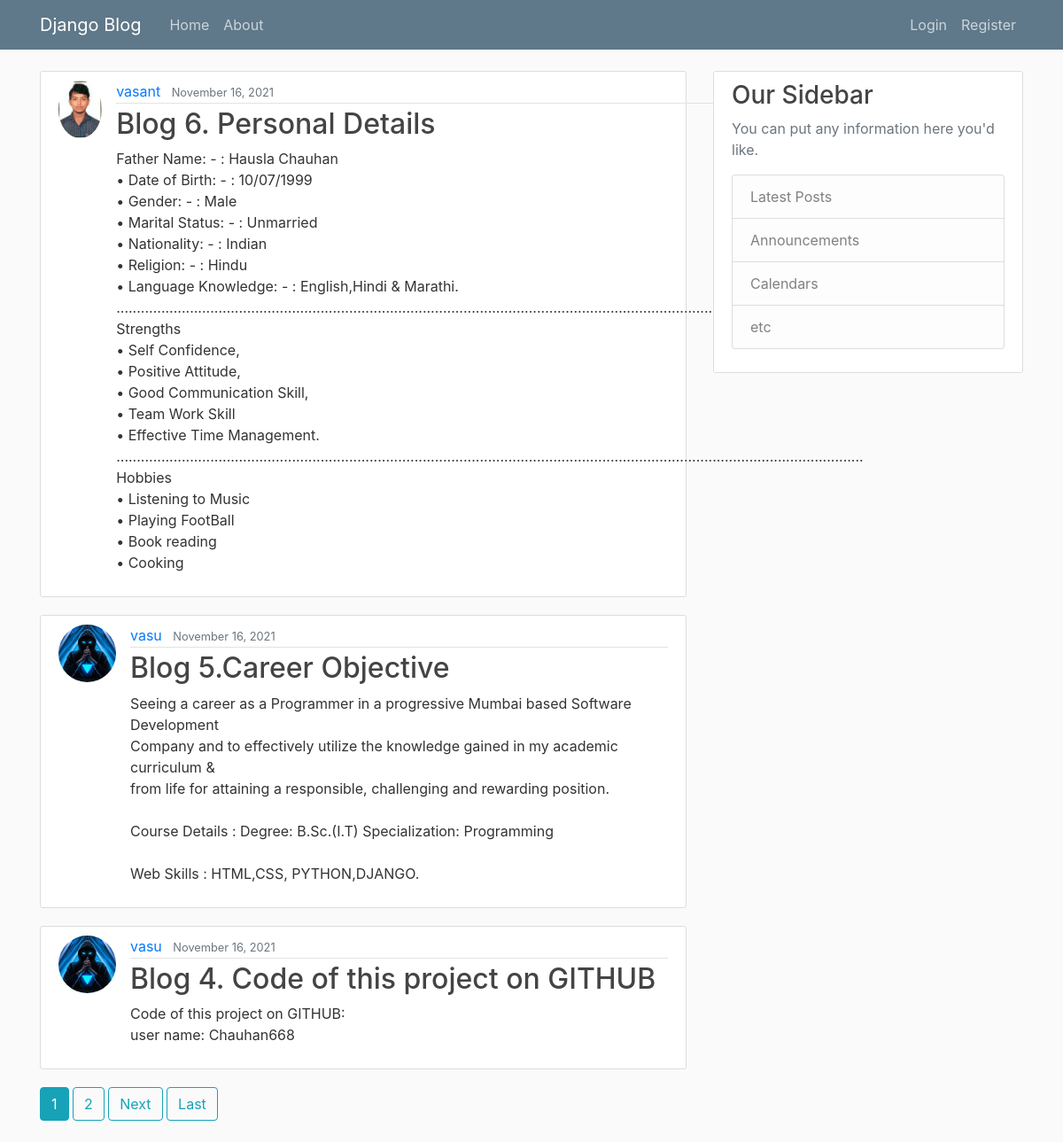
The page / on the database its author committed.
### blog/models.py (models this page shows, shortened)
class Post(models.Model):
    title = models.CharField(max_length=100)
    content = models.TextField()
    date_posted = models.DateTimeField(default=timezone.now)
    author = models.ForeignKey(User, on_delete=models.CASCADE)

### users/models.py (models this page shows, shortened)
class Profile(models.Model):
    user = models.OneToOneField(User, on_delete=models.CASCADE)
    image = models.ImageField(default='default.jpg', upload_to='profile_pics')

### blog/views.py (the view)
# urls.py: path('', PostListView.as_view(), name='blog-home'),
class PostListView(ListView):
    model = Post
    template_name = 'blog/home.html'  # <app>/<model>_<viewtype>.html
    context_object_name = 'posts'
    ordering = ['-date_posted']
    paginate_by = 3

### blog/templates/blog/home.html (shortened to what this page needs)
{% extends "blog/base.html" %}
{% block content %}
    {% for post in posts %}
        <article class="media content-section">
          <img class="rounded-circle article-img" src="{{ post.author.profile.image.url }}">
          <div class="media-body">
            <div class="article-metadata">
              <a class="mr-2" href="{% url 'user-posts' post.author.username %}">{{ post.author }}</a>
              <small class="text-muted">{{ post.date_posted|date:"F d, Y" }}</small>
            </div>
            <h2><a class="article-title" href="{% url 'post-detail' post.id %}">{{ post.title }}</a></h2>
            <p class="article-content">{{ post.content }}</p>
          </div>
        </article>
    {% endfor %}
    {% if is_paginated %}
      {% for num in page_obj.paginator.page_range %}
        {% if page_obj.number == num %}
          <a class="btn btn-info mb-4" href="?page={{ num }}">{{ num }}</a>
        {% elif num > page_obj.number|add:'-3' and num < page_obj.number|add:'3' %}
          <a class="btn btn-outline-info mb-4" href="?page={{ num }}">{{ num }}</a>
        {% endif %}
      {% endfor %}
      {% if page_obj.has_next %}
        <a class="btn btn-outline-info mb-4" href="?page={{ page_obj.next_page_number }}">Next</a>
        <a class="btn btn-outline-info mb-4" href="?page={{ page_obj.paginator.num_pages }}">Last</a>
      {% endif %}
    {% endif %}
{% endblock content %}

### blog/templates/blog/base.html (shortened to what this page needs)
{% load static %}
<!DOCTYPE html>
<html>
<head>
    <link rel="stylesheet" href="https://maxcdn.bootstrapcdn.com/bootstrap/4.0.0/css/bootstrap.min.css">
    <link rel="stylesheet" type="text/css" href="{% static 'blog/main.css' %}">
</head>
<body>
    <header class="site-header">
      <nav class="navbar navbar-expand-md navbar-dark bg-steel fixed-top">
        <div class="container">
          <a class="navbar-brand mr-4" href="{% url 'blog-home' %}">Django Blog</a>
          <div class="collapse navbar-collapse" id="navbarToggle">
            <div class="navbar-nav mr-auto">
              <a class="nav-item nav-link" href="{% url 'blog-home' %}">Home</a>
              <a class="nav-item nav-link" href="{% url 'blog-about' %}">About</a>
            </div>
            <div class="navbar-nav">
              {% if user.is_authenticated %}
              <a class="nav-item nav-link" href="{% url 'post-create' %}">New Post</a>
                <a class="nav-item nav-link" href="{% url 'profile' %}">Profile</a>
                <a class="nav-item nav-link" href="{% url 'logout' %}">Logout</a>
              {% else %}
                <a class="nav-item nav-link" href="{% url 'login' %}">Login</a>
                <a class="nav-item nav-link" href="{% url 'register' %}">Register</a>
              {% endif %}
            </div>
          </div>
        </div>
      </nav>
    </header>
    <main role="main" class="container">
      <div class="row">
        <div class="col-md-8">
          {% block content %}{% endblock %}
        </div>
        <div class="col-md-4">
          <div class="content-section">
            <h3>Our Sidebar</h3>
            <p class='text-muted'>You can put any information here you'd like.
              <ul class="list-group">
                <li class="list-group-item list-group-item-light">Latest Posts</li>
                <li class="list-group-item list-group-item-light">Announcements</li>
                <li class="list-group-item list-group-item-light">Calendars</li>
                <li class="list-group-item list-group-item-light">etc</li>
              </ul>
            </p>
          </div>
        </div>
      </div>
    </main>
</body>
</html>

### blog/static/blog/main.css (style rules this page uses)
body { background: #fafafa; color: #333333; margin-top: 5rem; }
h1, h2, h3, h4, h5, h6 { color: #444444; }
ul { margin: 0; }
.bg-steel { background-color: #5f788a; }
.site-header .navbar-nav .nav-link { color: #cbd5db; }
.content-section { background: #ffffff; padding: 10px 20px; border: 1px solid #dddddd; border-radius: 3px; margin-bottom: 20px; }
.article-title { color: #444444; }
.article-content { white-space: pre-line; }
.article-img { height: 65px; width: 65px; margin-right: 16px; }
.article-metadata { padding-bottom: 1px; margin-bottom: 4px; border-bottom: 1px solid #e3e3e3 }

### rows shown on the page
Post: author.profile.image (picture), author "vasant", date_posted "November 16, 2021", title "Blog 6. Personal Details", content "Father Name: - : Hausla Chauhan • Date of Birth: - : 10/07/1999 • Gender: - : Male • Marital Status: - : Unmarried • Nationality: - : Indian • Religion: - : Hindu • Language Knowledge: - : English,Hindi & Marathi. ....................................................................................................................................................................................... Strengths • Self Confidence, • Positive Attitude, • Good Communication Skill, • Team Work Skill • Effective Time Management.…"
Post: author.profile.image (picture), author "vasu", date_posted "November 16, 2021", title "Blog 5.Career Objective", content "Seeing a career as a Programmer in a progressive Mumbai based Software Development Company and to effectively utilize the knowledge gained in my academic curriculum & from life for attaining a responsible, challenging and rewarding position. Course Details : Degree: B.Sc.(I.T) Specialization: Programming Web Skills : HTML,CSS, PYTHON,DJANGO."
Post: author.profile.image (picture), author "vasu", date_posted "November 16, 2021", title "Blog 4. Code of this project on GITHUB", content "Code of this project on GITHUB: user name: Chauhan668"

### other values the page prints
{{ num }} "1"
{{ num }} "2"
